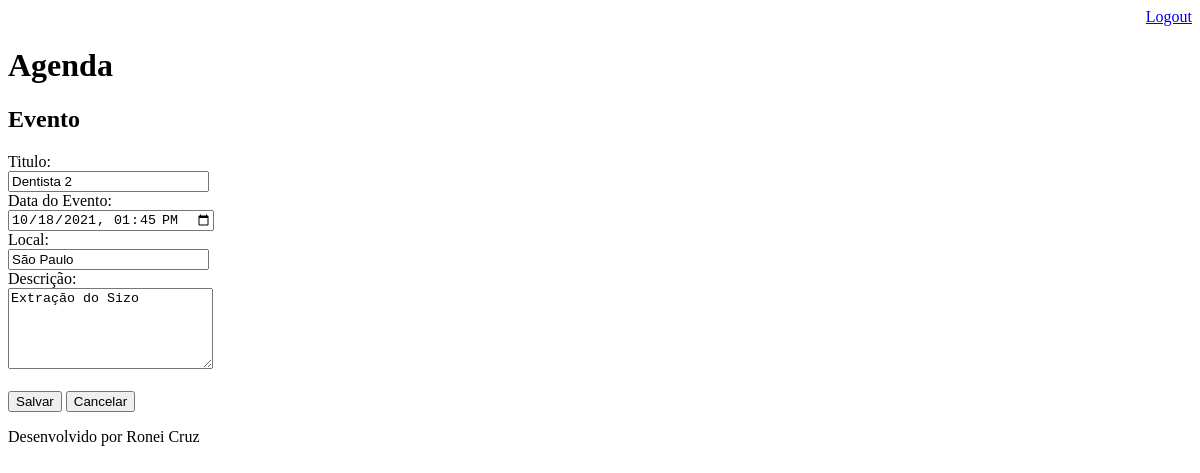
The app's page /agenda/evento/?id=7 (signed in), older data.
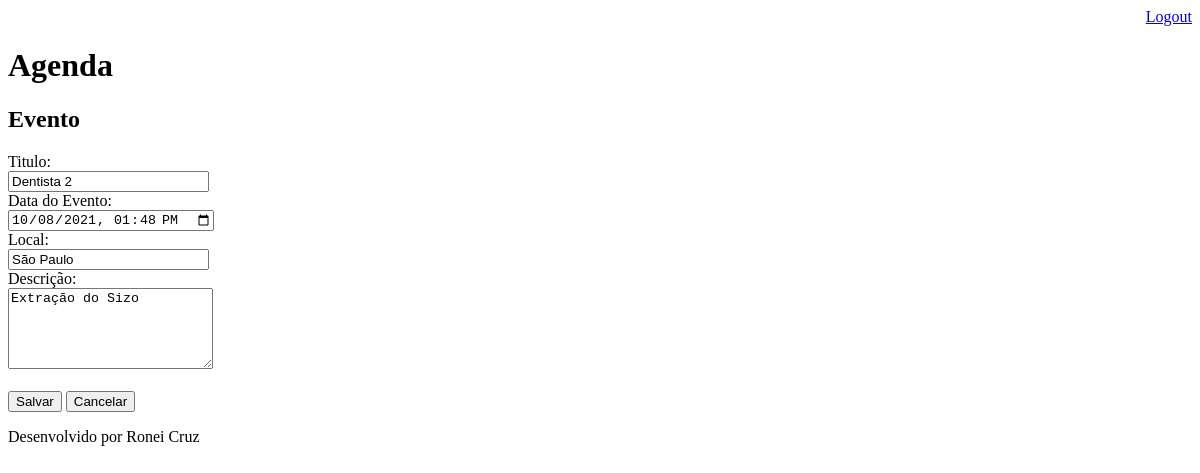
The same page, newer data.
### core/models.py (models this page shows, shortened)
class Evento(models.Model):
    titulo = models.CharField(max_length=100)
    descricao = models.TextField(blank=True, null=True)
    data_evento = models.DateTimeField(verbose_name='Data do Evento')
    data_criacao = models.DateTimeField(auto_now=True)
    usuario = models.ForeignKey(User, on_delete=models.CASCADE)
    local = models.CharField(max_length=100, null= True)
    class Meta:
        db_table = 'evento'
    def get_data_input_evento(self):
        return self.data_evento.strftime('%Y-%m-%dT%H:%M')

### core/views.py (the view)
# urls.py: path('agenda/evento/', views.evento),
@login_required(login_url='/login/')
def evento(request):
    id_evento = request.GET.get('id')
    dados = {}
    if id_evento:
        dados['evento'] =  Evento.objects.get(id=id_evento)
    return render(request, 'evento.html', dados)

### templates/evento.html (shortened to what this page needs)
{% extends "modelPage.html" %}
{% block content %}
    <h2>Evento</h2>
    <form action="submit" method="POST">{% csrf_token %}
        <label>Titulo:</label>
        <br>
        <input type="text" name="titulo" size="22" value="{{ evento.titulo }}">
        <br>
        <label>Data do Evento:</label>
        <br>
        <input type="datetime-local" name="data_evento" value="{{ evento.get_data_input_evento}}">
        <br>
        <label>Local:</label>
        <br>
        <input type="text" name="local" size="22" value="{{ evento.local }}">
        <br>
        <label>Descrição:</label>
        <br>
        <textarea name="descricao" rows="5" cols="23">{{ evento.descricao }}</textarea>
        <br><br>
        <button type="submit">Salvar</button>
        <a href="/">
            <button type="button">Cancelar</button>
        </a>
    </form>
{% endblock %}

### templates/modelPage.html
<!DOCTYPE html>
<html lang="pt-BR">
<head>
    {% include "modelHeader.html" %}
</head>
<body>
    {% block content %} {% endblock %}
    {% include "modelFooter.html" %}
</body>
</html>

### templates/modelHeader.html (shortened to what this page needs)
<div align="right">
    <a href="/logout">Logout</a>
</div>
<h1>Agenda</h1>

### templates/modelFooter.html
<p>Desenvolvido por Ronei Cruz</p>

Row changes from the older to the newer data that the page shows:
changed Evento "Dentista 2": data_evento "10/18/2021 13:45" → "10/08/2021 13:48"
